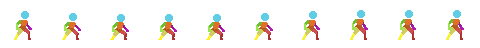
#> input picture assets/2D-Pixel-Art-Character-Template/Idle/Player Idle 48x48.png, 480 x 48 px
$ python -i gen_module_blueprint.py   (imports and definitions only)
#> lines starting #> are read from the running program, lines starting #| are printed output that depends on the picture
#!/usr/bin/env python3
"""BEHIND-THE-SCENES blueprint of every apartment room MODULE (owner round 13b — "blueprints for how
our modules will look behind the scenes with clear lines for all y planes, and nodes available").

For each module variant: its art (dimmed) under a 16px grid, EVERY Y plane the game uses in a room
(module-local y and world y), the zones the art pipeline keeps bare (window boxes, the side-wall
sample columns, the balcony strip), every scavenge node by kind (front / back plane / balcony strip),
the player to scale on the walking lane, and each BACK-PLANE spot: where the player steps up to, its
stand zone (must be bare floor — blue = clear, red = something stands there) and the player to scale
up there.

Everything is READ, never typed in: nodes (+ their back_plane / balcony_strip flags) from the module
.tscn, the art + floor-only strip from assets/rooms/, the planes from the constants below which
mirror scripts/room.gd, scripts/module_walls.gd, tools/art/pixlib.py and docs/Y_PLANES.md (keep them
in sync — they're the same numbers the game uses), and the player's size MEASURED from its sprite.

LOCKED (owner round 13c — "lock in those blueprints to a blueprint folder that can act as a defining
template structure for our scavenging nodes and rooms … if we use other artists"): docs/blueprints/ is
the room-module TEMPLATE. `--check` (run by tools/run_all_tests.sh) regenerates everything in memory
and fails if a committed blueprint is stale or missing, or any back-plane spot is blocked.

Run:  python3 tools/gen_module_blueprint.py            (everything: templates, 30 rooms, 6 sheets)
      python3 tools/gen_module_blueprint.py study_b    (one room)
      python3 tools/gen_module_blueprint.py --check    (the gate: are the committed files current?)
Out:  docs/blueprints/template/  module_template.png, module_template_balcony.png (blank, annotated),
                                 module_guide_1x.png, module_guide_balcony_1x.png (240x144 guide LAYERS
                                 to draw over — transparent, pixel-exact)
      docs/blueprints/rooms/<type>/<module>_blueprint.png + <type>_sheet.png
"""
import math
import os
import re
import sys
from PIL import Image, ImageDraw, ImageFont, ImageEnhance

ROOT = os.path.abspath(os.path.join(os.path.dirname(__file__), ".."))
MODULES_DIR = os.path.join(ROOT, "scenes", "Room_Modules")
ROOMS_DIR = os.path.join(ROOT, "assets", "rooms")
OUT_DIR = os.path.join(ROOT, "docs", "blueprints")
TYPES = ["living_room", "bedroom", "kitchen", "bathroom", "study", "dining_room"]
BALCONY_TYPES = ("study", "dining_room")             # tools/art/modscene.py

# --- the room's geometry (module-local y = world y - 224; module box 320 x 144 at world y 224) ------
MW, MH, TILE = 240, 144, 16          # the module (docs/MODULE_WIDTH.md: 320 -> 240; the art tools' design canvas is still 320, `pixlib.MW` is the same number)
WORLD_TOP = 224
WIN_L, WIN_R = (32, 10, 76, 66), (164, 10, 208, 66)  # pixlib.WIN_L / WIN_R less the pad (pane + frame, bare wall; module-local)
EDGE_COLS = (3, MW - 4)                              # pixlib.EDGE_COLS (module_walls samples the walls)
STRIP_X = (4, 96)                                    # pixlib.BALCONY_BOX
NODE_MIN_Y = 40                                      # pixlib: nodes sit at y >= 40
SEAM = 100                                           # 324 — wall meets floor; set-back furniture's base
LANE_FEET = 353 - WORLD_TOP                          # 129 — room.ROOM_FEET_Y
BACK_FEET = LANE_FEET - 14                           # 115 — room.BACK_PLANE_RISE


def _balcony_geo():
    """scripts/balcony_geo.gd (the balcony's numbers — the art, the player, enemies and the descent
    all read them), world y → module-local."""
    txt = open(os.path.join(ROOT, "scripts", "balcony_geo.gd")).read()
    return {m.group(1): float(m.group(2)) for m in re.finditer(r"const (\w+) := (-?[\d.]+)", txt)}


# [1 line that did not run here, left out]
# [1 line that did not run here, left out]
# [1 line that did not run here, left out]
# [1 line that did not run here, left out]
# [2 lines that did not run here, left out]
# [1 line that did not run here, left out]
# [1 line that did not run here, left out]
FLOOR_LINE = 352 - WORLD_TOP                         # 128 — room._FLOOR_Y
FRONT_CUT = 360 - WORLD_TOP                          # 136 — module_walls front cut plane
LINTEL = 247 - WORLD_TOP                             # 23  — interior doorway lintel (module_walls DOOR_ROWS)
BP_ROWS = (102, 114)                                 # pixlib.BP_ROWS — the back-plane stand zone
BP_HALF_W = 13                                       # pixlib.BP_HALF_W
BP_CLUSTER = 40                                      # room.BACK_SPOT_CLUSTER
BACK_SCALE = 0.89                                    # s(339)/s(353), docs/Y_PLANES.md

# [6 lines left out: function anchor_ranges, not called in this run]


# [12 lines that did not run here, left out]

C_FRONT, C_BACK, C_STRIP = (255, 196, 48), (96, 168, 255), (112, 214, 120)
C_LAMP = (255, 250, 196)                  # a bulb: pale white-yellow, a sun not a ring
BG, INK, SUB = (16, 19, 26), (232, 236, 244), (150, 158, 172)
S = 3
ML, MT, MR, MB = 74, 112, 420, 118


def _font(bold, size):
    return ImageFont.truetype("/usr/share/fonts/truetype/dejavu/" + ("DejaVuSans-Bold.ttf" if bold else "DejaVuSans.ttf"), size)


F_T, F_S, F_L, F_M, F_B = _font(True, 28), _font(False, 15), _font(True, 13), _font(False, 12), _font(True, 15)


def player_size():
    """MEASURED from the idle sheet at the in-game scale (x2): (height, body width)."""
    p = os.path.join(ROOT, "assets", "2D-Pixel-Art-Character-Template", "Idle", "Player Idle 48x48.png")
    fr = Image.open(p).convert("RGBA").crop((0, 0, 48, 48))
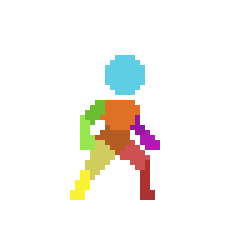
#> fr: PIL image 48x48 RGBA (shown 5 times larger); mean R, G, B, A 24, 20.5, 14.6, 26.3; transparent parts drawn white
    bb = fr.getbbox()
#> bb = (14, 11, 32, 40)
    cols = [x for x in range(48) if sum(1 for y in range(48) if fr.getpixel((x, y))[3] > 0) >= 8]
#> cols = [16, 17, 18, 19, 20, 21, 22, 23, 24, 25, 26, 27, 28, 29]
    return (bb[3] - bb[1]) * 2, (cols[-1] - cols[0] + 1) * 2


PLAYER_H, PLAYER_W = player_size()
#> PLAYER_H = 58; PLAYER_W = 28


def parse_nodes(name):
    txt = open(os.path.join(MODULES_DIR, name + ".tscn")).read()
    out = []
    for m in re.finditer(r'\[node name="([^"]+)" type="Marker2D"[^\]]*\]\s*\n\s*position = Vector2\(([-\d.]+),\s*([-\d.]+)\)((?:\s*\n\s*metadata/\w+ = \w+)*)', txt):
        meta = m.group(4)
        out.append({"name": m.group(1), "x": float(m.group(2)), "y": float(m.group(3)),
                    "bp": "back_plane = true" in meta, "strip": "balcony_strip = true" in meta})
    return out


# [21 lines left out: functions parse_lights, _lamp_mark, not called in this run]


def room_type(name):
    for t in sorted(TYPES, key=len, reverse=True):
        if name == t or name.startswith(t + "_"):
            return t
    return name


# [29 lines left out: functions spot_centres, blocked_columns, not called in this run]


def X(x):
    return ML + x * S


def Y(y):
    return MT + y * S


# [18 lines left out: functions _hline, _ghost, not called in this run]


def build(name, template=None):
    """A room's blueprint — or, with template='standard'|'balcony', the BLANK annotated template."""
    t = room_type(name) if template is None else ("study" if template == "balcony" else "")
    nodes = parse_nodes(name) if template is None else []
    Wc, Hc = ML + MW * S + MR, MT + MH * S + MB
    img = Image.new("RGB", (Wc, Hc + 400), BG)          # cropped at the end to fit the right-hand list
    if template is None:
        art = Image.open(os.path.join(ROOMS_DIR, name + ".png")).convert("RGBA")
        for suffix in ("_strip", "_front", "_front_strip"):
            lp = os.path.join(ROOMS_DIR, name + suffix + ".png")
            if os.path.exists(lp):
                art.alpha_composite(Image.open(lp).convert("RGBA"))
        art = ImageEnhance.Brightness(ImageEnhance.Color(art.convert("RGB")).enhance(0.55)).enhance(0.5)
        img.paste(art.resize((MW * S, MH * S), Image.NEAREST), (ML, MT))
    d = ImageDraw.Draw(img, "RGBA")
    if template is not None:
        d.rectangle([X(0), Y(0), X(MW), Y(SEAM)], fill=(44, 50, 62))            # the back wall
        d.rectangle([X(0), Y(SEAM), X(MW), Y(MH)], fill=(34, 30, 28))           # the floor
        zones = [(0, NODE_MIN_Y, "WALL: pictures, clocks, shelf tops. No nodes up here."),
                 (NODE_MIN_Y, SEAM, "SET-BACK furniture: against the wall, base on y 100 (blue nodes)"),
                 (SEAM + 2, 114, "STAND ZONE: bare floor in front of back-plane nodes (±13 px)"),
                 (114, 123, "FRONT furniture: bases on 114-122 (gold nodes)"),
                 (123, MH, "WALKING LANE: keep clear, only flat things (rugs) below 122")]
        for (y0, y1, txt) in zones:
            d.text((X(100), Y((y0 + y1) / 2.0) - 8), txt, font=F_M, fill=(206, 212, 224))
        _ghost(d, 268, LANE_FEET, 1.0, C_FRONT, "on the lane")
        _ghost(d, 300, BACK_FEET, BACK_SCALE, C_BACK, "stepped up")
        if template == "balcony":
            _ghost(d, BALC_CX, BALC_FEET, BALC_SCALE, C_STRIP, "on a balcony")

    title = name if template is None else ("MODULE TEMPLATE — " + ("balcony-capable room (study, dining room)"
                                                                     if template == "balcony" else "any room"))
    d.text((ML, 22), title + ("  —  behind the scenes" if template is None else ""), font=F_T, fill=INK)
    d.text((ML, 62), "module 240 x 144 · local (0,0) top-left · world = (113 + slot x 240 + x, 224 + y) · "
                     "player %d px tall, body %d px (measured)" % (PLAYER_H, PLAYER_W), font=F_S, fill=SUB)

    for gx in range(0, MW + 1, TILE):                                  # the tile grid
        d.line([X(gx), Y(0), X(gx), Y(MH)], fill=(255, 255, 255, 34 if gx % 64 else 60), width=1)
    for gy in range(0, MH + 1, TILE):
        d.line([X(0), Y(gy), X(MW), Y(gy)], fill=(255, 255, 255, 34 if gy % 64 else 60), width=1)
    for gx in range(0, MW + 1, 32):
        d.text((X(gx) - 8, Y(MH) + 6), str(gx), font=F_M, fill=SUB)

    # kept-bare zones: window boxes, the wall-face sample columns, the balcony strip
    for (x0, y0, x1, y1), tag in ((WIN_L, "L"), (WIN_R, "R")):
        d.rectangle([X(x0), Y(y0), X(x1 + 1), Y(y1 + 1)], fill=(240, 196, 96, 36), outline=(240, 196, 96), width=2)
        d.text((X(x0) + 4, Y(y0) + 3), "window %s (bare wall)" % tag, font=F_M, fill=(240, 196, 96))
    for ex in EDGE_COLS:
        d.rectangle([X(ex), Y(0), X(ex + 1), Y(SEAM)], fill=(214, 110, 214, 140))
    if t in BALCONY_TYPES:
        x0, x1 = STRIP_X
        for k in range(X(x0) - MH * S, X(x1 + 1), 14):                 # hatching
            d.line([max(k, X(x0)), Y(MH) - max(0, X(x0) - k), min(k + MH * S, X(x1 + 1)),
                    Y(MH) - min(MH * S, X(x1 + 1) - k)], fill=(112, 214, 120, 40), width=2)
        d.rectangle([X(x0), Y(0), X(x1 + 1), Y(MH)], outline=C_STRIP, width=2)
        d.text((X(x0) + 4, Y(MH) - 18), "BALCONY STRIP (its furniture + nodes go on a balcony slot)",
               font=F_M, fill=C_STRIP)
        # on a balcony slot: the doorway onto the loggia (tools/art/balcony.py) — its sill on the seam,
        # the rail at the far edge; actors out there stand on the balcony feet line
        bx0, by0, bx1, by1 = BALC_DOOR
        for k in range(X(bx0), X(bx1 + 1), 12):
            d.line([k, Y(by0), min(k + 6, X(bx1 + 1)), Y(by0)], fill=C_STRIP, width=2)
        for k in range(Y(by0), Y(by1 + 1), 12):
            d.line([X(bx0), k, X(bx0), min(k + 6, Y(by1 + 1))], fill=C_STRIP, width=2)
            d.line([X(bx1 + 1), k, X(bx1 + 1), min(k + 6, Y(by1 + 1))], fill=C_STRIP, width=2)
        _hline(d, BALC_RAIL, C_STRIP, "dot", bx0 + 4, bx1 - 3)
        _hline(d, BALC_EDGE, C_STRIP, "dot", bx0 + 4, bx1 - 3)
        d.text((X(bx0) + 6, Y(by0) + 4), "BALCONY DOORWAY", font=F_M, fill=C_STRIP)
        d.text((X(bx0) + 6, Y(BALC_RAIL) - 16), "rail", font=F_M, fill=C_STRIP)

    # every Y plane
    for (py, label, world, col, style) in PLANES:
        if py == BALC_FEET:
            if t in BALCONY_TYPES:
                _hline(d, py, col, style, BALC_DOOR[0] + 4, BALC_DOOR[2] - 3)    # only out in the doorway
            continue
        _hline(d, py, col, style)
    # the front-furniture base band (bracket in the margin)
    d.rectangle([X(MW) + 6, Y(114), X(MW) + 12, Y(122)], fill=(200, 200, 200, 120))

    # back-plane spots: stand zone clear/blocked + the player up there
    for grp in spot_centres(nodes):
        lo, hi = min(grp) - BP_HALF_W, max(grp) + BP_HALF_W
        bad = blocked_columns(name, lo, hi)
        col = (230, 70, 70) if bad else C_BACK
        d.rectangle([X(lo), Y(BP_ROWS[0]), X(hi + 1), Y(BP_ROWS[1] + 1)], fill=col + (70,), outline=col, width=2)
        for bx in bad:
            d.line([X(bx), Y(BP_ROWS[0]), X(bx), Y(BP_ROWS[1] + 1)], fill=(255, 90, 90), width=2)
        _ghost(d, (min(grp) + max(grp)) / 2.0, BACK_FEET, BACK_SCALE, col, "step-up spot" + (" BLOCKED" if bad else ""))
    # the player on the walking lane, somewhere clear of the nodes' labels
    if template is None:
        lane_x = max(range(24, MW - 24, 4), key=lambda x: min([abs(x - n["x"]) for n in nodes] or [MW]))
        _ghost(d, lane_x, LANE_FEET, 1.0, C_FRONT, "player on the lane")

    # the light fixtures (under the nodes, so a node label always wins)
    lights = parse_lights(name) if template is None else []
    for l in lights:
        _lamp_mark(d, X(l["x"]), Y(l["y"]), l["kind"])

    # the nodes
    for n in nodes:
        col = C_STRIP if n["strip"] else C_BACK if n["bp"] else C_FRONT
        cx, cy = X(n["x"]), Y(n["y"])
        d.ellipse([cx - 7, cy - 7, cx + 7, cy + 7], outline=col, width=3)
        d.line([cx - 10, cy, cx + 10, cy], fill=col, width=1)
        d.line([cx, cy - 10, cx, cy + 10], fill=col, width=1)
        d.text((cx + 10, cy - 15), n["name"].replace("anchor_", ""), font=F_M, fill=col)

    # right margin: the planes, then the nodes
    x = X(MW) + 20
    y = MT - 4
    d.text((x, y), "Y PLANES   local / world", font=F_B, fill=INK)
    y += 24
    for (py, label, world, col, style) in PLANES:
        if py == BALC_FEET and t not in BALCONY_TYPES:
            continue
        d.line([x, y + 8, x + 22, y + 8], fill=col, width=3)
        d.text((x + 30, y), "%3d / %d  %s" % (py, world, label), font=F_M, fill=INK)
        y += 19
    d.text((x + 30, y), "114-122  front furniture bases (grey bracket)", font=F_M, fill=SUB)
    y += 19
    d.text((x + 30, y), "102-114  back-plane STAND ZONE: bare floor", font=F_M, fill=C_BACK)
    y += 30
    front = [n for n in nodes if not n["bp"]]
    back = [n for n in nodes if n["bp"] and not n["strip"]]
    strip = [n for n in nodes if n["strip"]]
    if template is not None:
        for line, col in (("NODES (scavenge spots)", INK), ("gold  = FRONT: on front furniture, >= 2", C_FRONT),
                          ("blue  = BACK PLANE: on set-back furniture", C_BACK),
                          ("green = BALCONY STRIP (study / dining)", C_STRIP),
                          ("all at y >= 40, ON something drawn;", SUB), ("~5-8 per room, one piece every 50-60 px;", SUB),
                          ("back-plane nodes <= 40 px apart share", SUB), ("one step-up spot.", SUB)):
            d.text((x, y), line, font=F_B if col == INK else F_M, fill=col)
            y += 22 if col == INK else 17
    else:
        lo, hi = anchor_ranges().get(t, (0, 0))
        d.text((x, y), "NODES  %d  (front %d · back plane %d%s)" % (len(nodes), len(front), len(back),
               (" · strip %d" % len(strip)) if strip else ""), font=F_B, fill=INK)
        y += 20
        d.text((x, y), "a visit activates %d-%d of them (room.gd ANCHOR_RANGES)" % (lo, hi), font=F_M, fill=SUB)
        y += 22
    for group, col, tag in ((front, C_FRONT, "front — from the lane"), (back, C_BACK, "back plane — step up"),
                            (strip, C_STRIP, "balcony strip — step up")):
        for n in group:
            d.ellipse([x + 4, y + 3, x + 14, y + 13], outline=col, width=2)
            d.text((x + 22, y), "%s (%d,%d)" % (n["name"].replace("anchor_", ""), n["x"], n["y"]), font=F_M, fill=INK)
            y += 17
        if group:
            d.text((x + 22, y), tag, font=F_M, fill=col)
            y += 21
    if template is not None:
        y += 8
        for line, col in (("LIGHTS (fixtures)", INK), ("pale sun = a lamp's bulb: the art draws it", C_LAMP),
                          ("UNLIT; the game lights it (afternoon /", SUB), ("night, seeded per flat).", SUB)):
            d.text((x, y), line, font=F_B if col == INK else F_M, fill=col)
            y += 22 if col == INK else 17
    elif lights:
        d.text((x, y), "LIGHTS  %d" % len(lights), font=F_B, fill=INK)
        y += 20
        for l in lights:
            d.ellipse([x + 5, y + 4, x + 13, y + 12], fill=C_LAMP)
            d.text((x + 22, y), "%s (%d,%d)%s" % (l["kind"], l["x"], l["y"], "  strip" if l["strip"] else ""),
                   font=F_M, fill=INK)
            y += 17
        d.text((x + 22, y), "lit at runtime, afternoon / night", font=F_M, fill=C_LAMP)
        y += 21

    # bottom key, two columns
    keys = ((C_FRONT, "front node (reached from the walking lane)"), (C_BACK, "back-plane node / clear stand zone"),
            ((230, 70, 70), "stand zone BLOCKED by a front piece"), (C_STRIP, "balcony-strip node / the strip"),
            ((240, 196, 96), "window box (kept bare wall)"), ((214, 110, 214), "wall-face sample columns x 3 / 236"),
            (C_LAMP, "light fixture (the bulb; lit by the game)"))
    for i, (col, txt) in enumerate(keys):
        kx, ky = ML + (i // 4) * 470, Y(MH) + 30 + (i % 4) * 18
        d.rectangle([kx, ky + 3, kx + 12, ky + 15], fill=col)
        d.text((kx + 20, ky), txt, font=F_M, fill=INK)
    return img.crop((0, 0, Wc, max(Hc, int(y) + 14)))


# [25 lines left out: function guide_layer, not called in this run]


def all_modules():
    return sorted(f[:-5] for f in os.listdir(MODULES_DIR) if f.endswith(".tscn"))


# [40 lines left out: functions sheet, everything, blocked_spots, not called in this run]


STAND_ROWS = (102, 118)                              # pixlib.STAND_ROWS: the stand zone's rows, feet (115) and a little below


# [45 lines left out: functions stand_zone_overlays, check, not called in this run]


# [24 lines not run here, left out]

#> (the run stopped early here; a loop or call above may not have finished)
